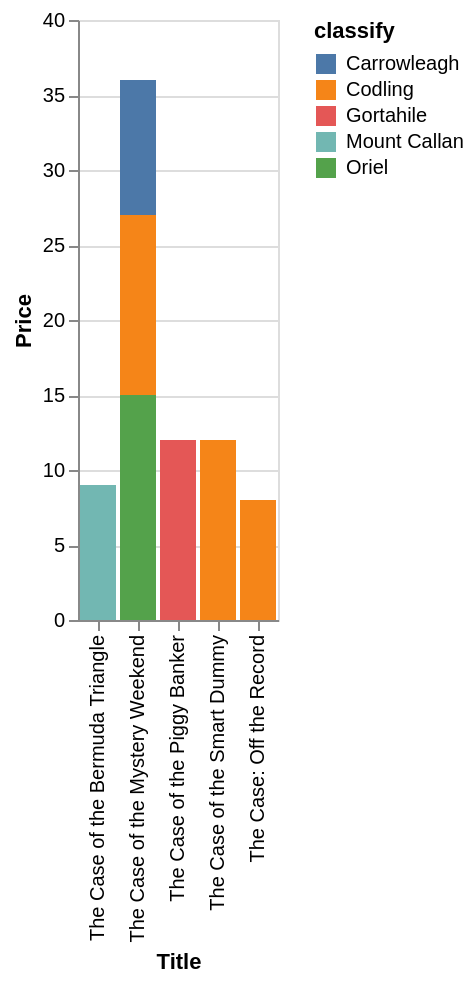

This figure's Vega-Lite source:
### Vega-Lite specification from a JSON file in a GitHub repository (floating-point values rounded to 4 significant figures)
{"data": {"values": [{"x_data": "The Case of the Bermuda Triangle", "y_data": 0, "classify": "Carrowleagh"}, {"x_data": "The Case of the Mystery Weekend", "y_data": 9, "classify": "Carrowleagh"}, {"x_data": "The Case of the Piggy Banker", "y_data": 0, "classify": "Carrowleagh"}, {"x_data": "The Case of the Smart Dummy", "y_data": 0, "classify": "Carrowleagh"}, {"x_data": "The Case: Off the Record", "y_data": 0, "classify": "Carrowleagh"}, {"x_data": "The Case of the Bermuda Triangle", "y_data": 0, "classify": "Codling"}, {"x_data": "The Case of the Mystery Weekend", "y_data": 12, "classify": "Codling"}, {"x_data": "The Case of the Piggy Banker", "y_data": 0, "classify": "Codling"}, {"x_data": "The Case of the Smart Dummy", "y_data": 12, "classify": "Codling"}, {"x_data": "The Case: Off the Record", "y_data": 8, "classify": "Codling"}, {"x_data": "The Case of the Bermuda Triangle", "y_data": 0, "classify": "Gortahile"}, {"x_data": "The Case of the Mystery Weekend", "y_data": 0, "classify": "Gortahile"}, {"x_data": "The Case of the Piggy Banker", "y_data": 12, "classify": "Gortahile"}, {"x_data": "The Case of the Smart Dummy", "y_data": 0, "classify": "Gortahile"}, {"x_data": "The Case: Off the Record", "y_data": 0, "classify": "Gortahile"}, {"x_data": "The Case of the Bermuda Triangle", "y_data": 9, "classify": "Mount Callan"}, {"x_data": "The Case of the Mystery Weekend", "y_data": 0, "classify": "Mount Callan"}, {"x_data": "The Case of the Piggy Banker", "y_data": 0, "classify": "Mount Callan"}, {"x_data": "The Case of the Smart Dummy", "y_data": 0, "classify": "Mount Callan"}, {"x_data": "The Case: Off the Record", "y_data": 0, "classify": "Mount Callan"}, {"x_data": "The Case of the Bermuda Triangle", "y_data": 0, "classify": "Oriel"}, {"x_data": "The Case of the Mystery Weekend", "y_data": 15, "classify": "Oriel"}, {"x_data": "The Case of the Piggy Banker", "y_data": 0, "classify": "Oriel"}, {"x_data": "The Case of the Smart Dummy", "y_data": 0, "classify": "Oriel"}, {"x_data": "The Case: Off the Record", "y_data": 0, "classify": "Oriel"}]}, "mark": "bar", "encoding": {"x": {"field": "x_data", "type": "nominal", "title": "Title", "sort": "ascending"}, "y": {"field": "y_data", "type": "quantitative", "title": "Price"}, "color": {"field": "classify"}}}
